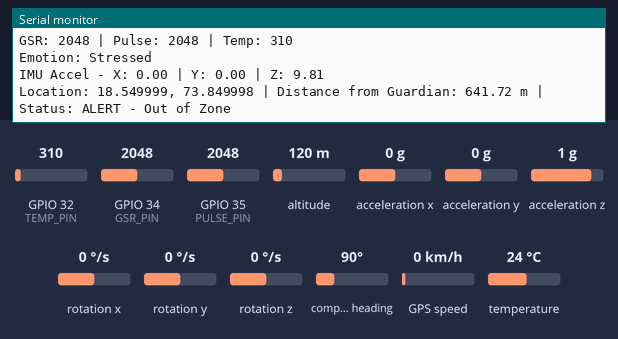
Simulated run of this sketch. Board: ESP32. Parts: the last lines printed to the serial monitor. The inputs (shaded band) are chosen by the test bench; at power-on: GPIO 34 (GSR_PIN) = 2048, GPIO 35 (PULSE_PIN) = 2048, acceleration x 0 g, GPIO 32 (TEMP_PIN) = 310, acceleration y 0 g, acceleration z 1 g, altitude 120 m, rotation x 0 °/s, rotation y 0 °/s, rotation z 0 °/s, compass heading 90°, GPS speed 0 km/h, temperature 24 °C. The GPS gets a fix after 3 s at 37.7749, -122.4194 with 8 satellites.

Above: at 1.2 s.
1.3 s: GPIO 34 (GSR_PIN) set to 122
At 2.9 s:
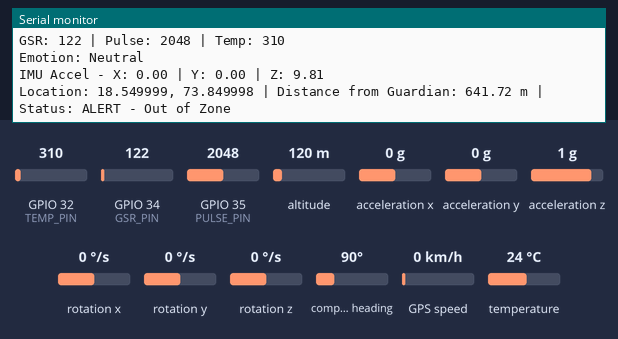
3.5 s: GPIO 35 (PULSE_PIN) set to 122
At 5.0 s:
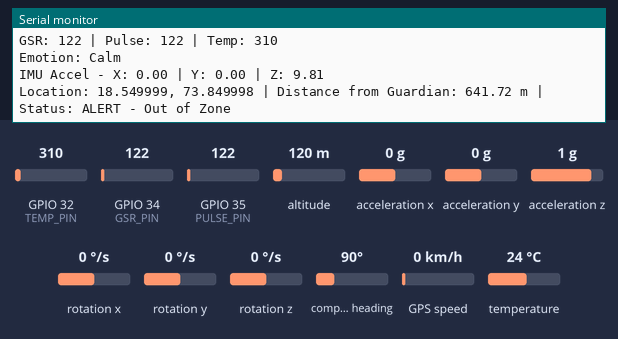
5.6 s: acceleration x set to -1.4 g
At 6.9 s:
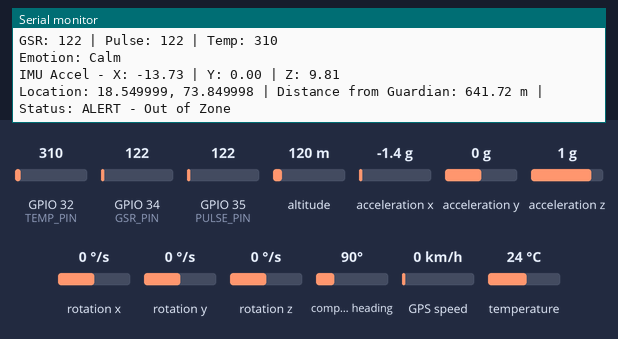
7.1 s: GPIO 32 (TEMP_PIN) set to 186
8.6 s: acceleration y set to -1.4 g
At 9.9 s:
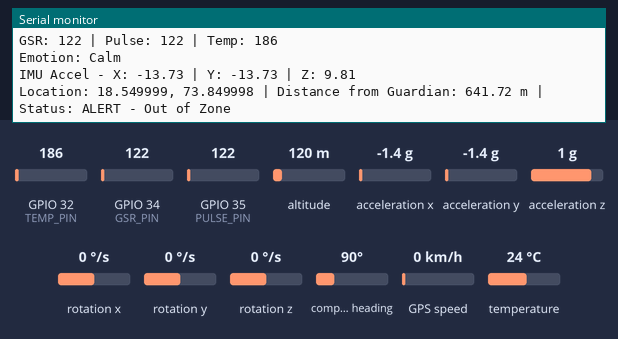
10.1 s: acceleration z set to -1.4 g
At 11.2 s:
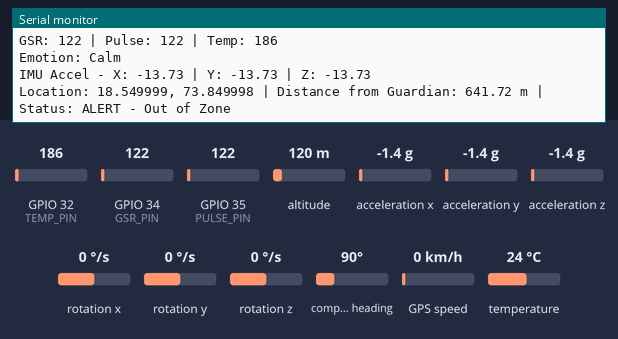

The sketch:

NeuroGuardian_Project.ino
```cpp
//Required Libraries
#include <Wire.h>                          // For I2C communication (MPU6050)
#include <Adafruit_MPU6050.h>             // MPU6050 library
#include <Adafruit_Sensor.h>              // Unified sensor library
#include <TinyGPSPlus.h>                  // TinyGPSPlus library for GPS parsing

// Pins for Sensors
#define GSR_PIN 34                         // Analog pin connected to GSR sensor
#define PULSE_PIN 35                       // Analog pin connected to pulse sensor
#define TEMP_PIN 32                        // Analog pin connected to skin temperature sensor
#define GPS_RX_PIN 16                     // GPS TX → ESP32 RX2 (GPIO16)
#define GPS_TX_PIN 17                     // GPS RX → ESP32 TX2 (GPIO17)

// Configuration
#define SIMULATE_MODE true                // Set to true to use fallback GPS values

// Create Sensor Objects
Adafruit_MPU6050 mpu;                     // IMU sensor object
HardwareSerial gpsSerial(2);              // Use UART2
TinyGPSPlus gps;

// Reference location (e.g., guardian's location)
const float guardianLat = 18.553456;
const float guardianLon = 73.845123;

// Distance threshold in meters
const float allowedDistance = 100.0;

// Setup Function - Runs Once on Boot
void setup() {
  Serial.begin(115200);                   // Start serial communication with PC
  gpsSerial.begin(9600, SERIAL_8N1, GPS_RX_PIN, GPS_TX_PIN);


  // Initialize the MPU6050 IMU sensor
  if (!mpu.begin()) {
    Serial.println("MPU6050 not found!");
    while (1);                            // Stop execution if IMU fails to initialize
  }

  // Configure IMU
  mpu.setAccelerometerRange(MPU6050_RANGE_8_G);
  mpu.setGyroRange(MPU6050_RANGE_500_DEG);
  mpu.setFilterBandwidth(MPU6050_BAND_21_HZ);

  Serial.println("All sensors initialized.");
}

// Estimate Emotion Based on Sensor Data
String estimateEmotion(int gsr, int pulse, int temp) {
  if (gsr > 70 && pulse > 70) return "Stressed";
  if (gsr < 40 && pulse < 60) return "Calm";
  return "Neutral";
}

// Normalize Analog Sensor Values to 0–100 Scale
int normalizeSensorValue(int raw, int minVal, int maxVal) {
  return map(raw, minVal, maxVal, 0, 100);
}

// Haversine Formula to Calculate Distance
float calculateDistance(float lat1, float lon1, float lat2, float lon2) {
  const float R = 6371000; // Earth radius in meters
  float dLat = radians(lat2 - lat1);
  float dLon = radians(lon2 - lon1);
  float a = sin(dLat / 2) * sin(dLat / 2) +
            cos(radians(lat1)) * cos(radians(lat2)) *
            sin(dLon / 2) * sin(dLon / 2);
  float c = 2 * atan2(sqrt(a), sqrt(1 - a));
  return R * c;
}

// Format Data as JSON for App/Cloud Communication
String formatDataAsJSON(float lat, float lon, float dist, String emotion) {
  String json = "{";
  json += "\"latitude\":" + String(lat, 6) + ",";
  json += "\"longitude\":" + String(lon, 6) + ",";
  json += "\"distance\":" + String(dist, 2) + ",";
  json += "\"emotion\":\"" + emotion + "\"";
  json += "}";
  return json;
}

// Simulate Sending Data to App (future: Bluetooth/Wi-Fi)
void sendDataToApp(String json) {
  Serial.println("Sending to app: " + json);
}

// Main Loop
void loop() {
  // Read Raw Analog Sensor Values
  int gsrValue = analogRead(GSR_PIN);
  int pulseValue = analogRead(PULSE_PIN);
  int tempValue = analogRead(TEMP_PIN);

  // Normalize for Emotion Estimation
  int normGSR = normalizeSensorValue(gsrValue, 0, 1023);
  int normPulse = normalizeSensorValue(pulseValue, 0, 1023);
  int normTemp = normalizeSensorValue(tempValue, 0, 1023);

  // Estimate Emotional State
  String emotion = estimateEmotion(normGSR, normPulse, normTemp);

  // Read IMU Data
  sensors_event_t a, g, imuTemp;
  mpu.getEvent(&a, &g, &imuTemp);

  // Parse GPS Data
  while (gpsSerial.available() > 0) {
    gps.encode(gpsSerial.read());
  }

  float latitude = 0.0;
  float longitude = 0.0;

  if (SIMULATE_MODE) {
    latitude = 18.55;
    longitude = 73.85;
  } else if (gps.location.isUpdated()) {
    latitude = gps.location.lat();
    longitude = gps.location.lng();
  }

  // Calculate Distance from Guardian
  float distance = calculateDistance(latitude, longitude, guardianLat, guardianLon);

  // Format and Send JSON Data
  String jsonData = formatDataAsJSON(latitude, longitude, distance, emotion);
  sendDataToApp(jsonData);

  // Display All Sensor Data on Serial Monitor
  Serial.println("\n=== Sensor Output ===");
  Serial.print("GSR: "); Serial.print(gsrValue);
  Serial.print(" | Pulse: "); Serial.print(pulseValue);
  Serial.print(" | Temp: "); Serial.print(tempValue);

  Serial.print("\nEmotion: "); Serial.println(emotion);

  Serial.print("IMU Accel - X: "); Serial.print(a.acceleration.x);
  Serial.print(" | Y: "); Serial.print(a.acceleration.y);
  Serial.print(" | Z: "); Serial.println(a.acceleration.z);

  Serial.print("Location: "); Serial.print(latitude, 6); Serial.print(", "); Serial.print(longitude, 6);
  Serial.print(" | Distance from Guardian: "); Serial.print(distance); Serial.print(" m");
  Serial.print(" | Status: "); Serial.println(distance > allowedDistance ? "ALERT - Out of Zone" : "Safe");

  delay(1000); // Wait before next reading
}
```

Measured:
- after the input at 1.3 s, the serial monitor: prints a new line after 0.78 s (image 1)
- after the input at 3.5 s, the serial monitor: prints a new line after 0.66 s (image 2)
- after the input at 5.6 s, the serial monitor: prints a new line after 0.65 s (image 3)
- after the input at 8.6 s, the serial monitor: prints a new line after 0.77 s (image 4)
- after the input at 10.1 s, the serial monitor: prints a new line after 0.31 s (image 5)
